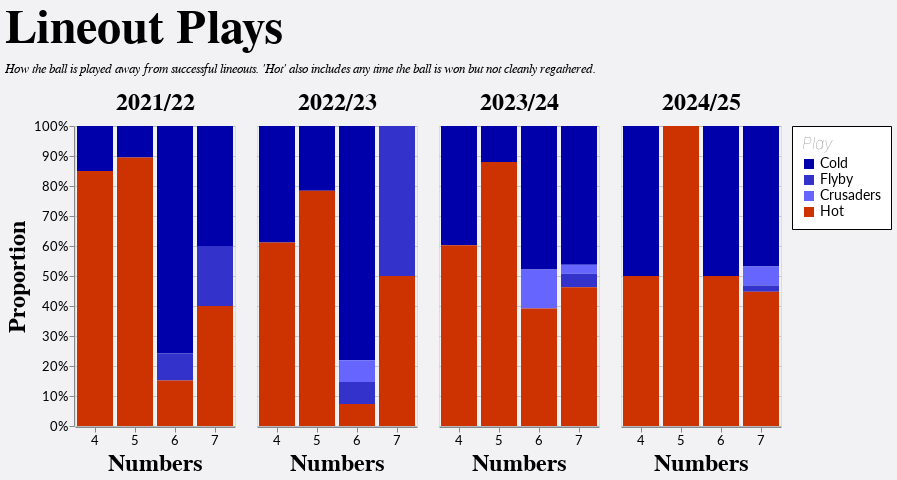

Write notebook code for a chart like this one.
### Code cell
import pandas as pd
import numpy as np

def play(row):
    if row["Drive"]:
        return "Cold"
    elif row["Flyby"]:
        return "Flyby"
    elif row["Crusaders"]:
        return "Crusaders"
    elif row["Call"] == "Orange":
        return "Orange"
    elif row["Won"] == 1:
        return "Hot"
    else:
        return None


df["Play"] = df.replace(np.nan, None).apply(play, axis=1)
df = df.dropna(subset=["Play"])

play_df = df[df["Squad"]=="1st"].groupby(["Season", "Numbers", "Play"]).agg({"Won": "count"}).reset_index().rename(columns={"Won": "Count"}).sort_values(["Season", "Numbers", "Play"])

alt.Chart(play_df).mark_bar().encode(
    x=alt.X("Numbers:O", title="Numbers"),
    y=alt.Y("Percentage:Q", title="Proportion", stack="normalize", axis=alt.Axis(format=".0%")),
    color=alt.Color(
        "Play:O", 
        title="Play", 
        scale=alt.Scale(
            domain=["Cold", "Flyby", "Crusaders", "Hot"], 
            range=["#00a", "#33c", "#66f", "#c30"]
        )
    ),
    column=alt.Column("Season:O", title=None),
    tooltip=[
        alt.Tooltip("Play:O", title="Play"),
        alt.Tooltip("Count:Q", title="Count"),
    ]
).transform_joinaggregate(
    SeasonTotal="sum(Count)",
    groupby=["Season"]
).transform_calculate(
    Percentage="datum.Count / datum.SeasonTotal"
).properties(
    title=alt.Title(
        text="Lineout Plays",
        subtitle="How the ball is played away from successful lineouts. 'Hot' also includes any time the ball is won but not cleanly regathered.",
    ),
    width=alt.Step(40),
    height=300,
)

### Figure 1 — Vega-Lite specification as saved in the notebook (floating-point values rounded to 4 significant figures)
{"config": {"axis": {"labelFont": "Lato, sans-serif", "titleFont": "PT Sans Narrow, Helvetica Neue, Helvetica, Arial, sans-serif", "labelFontSize": 13, "titleFontSize": 24, "gridColor": "#202947", "gridOpacity": 0.2}, "header": {"labelFont": "PT Sans Narrow, Helvetica Neue, Helvetica, Arial, sans-serif", "titleFont": "PT Sans Narrow, Helvetica Neue, Helvetica, Arial, sans-serif", "labelFontSize": 24, "titleFontSize": 28, "labelFontWeight": "bold", "orient": "left"}, "legend": {"labelFont": "Lato, sans-serif", "titleFont": "PT Sans Narrow, Helvetica Neue, Helvetica, Arial, sans-serif", "labelFontSize": 14, "titleFontSize": 16, "titlePadding": 5, "fillColor": "white", "strokeColor": "black", "padding": 10, "titleFontWeight": "lighter", "titleFontStyle": "italic", "titleColor": "gray", "offset": 10}, "title": {"font": "PT Sans Narrow, Helvetica Neue, Helvetica, Arial, sans-serif", "fontSize": 48, "fontWeight": "bold", "anchor": "start", "align": "center", "titlePadding": 20, "subtitlePadding": 10, "subtitleFontSize": 13, "subtitleColor": "", "subtitleFontStyle": "italic", "offset": 15, "color": "black"}, "axisX": {"labelAngle": 0}, "facet": {"title": null, "header": null, "align": {"row": "each", "column": "each"}}, "resolve": {"scale": {"y": "independent", "facet": "independent"}}, "background": "#f2f1f4"}, "data": {"name": "data-d2dcd537b1df37e4073e16036878bb8a"}, "mark": {"type": "bar"}, "encoding": {"color": {"field": "Play", "scale": {"domain": ["Cold", "Flyby", "Crusaders", "Hot"], "range": ["#00a", "#33c", "#66f", "#c30"]}, "title": "Play", "type": "ordinal"}, "column": {"field": "Season", "title": null, "type": "ordinal"}, "tooltip": [{"field": "Play", "title": "Play", "type": "ordinal"}, {"field": "Count", "title": "Count", "type": "quantitative"}], "x": {"field": "Numbers", "title": "Numbers", "type": "ordinal"}, "y": {"axis": {"format": ".0%"}, "field": "Percentage", "stack": "normalize", "title": "Proportion", "type": "quantitative"}}, "height": 300, "title": {"text": "Lineout Plays", "subtitle": "How the ball is played away from successful lineouts. 'Hot' also includes any time the ball is won but not cleanly regathered."}, "transform": [{"joinaggregate": [{"op": "sum", "field": "Count", "as": "SeasonTotal"}], "groupby": ["Season"]}, {"calculate": "datum.Count / datum.SeasonTotal", "as": "Percentage"}], "width": {"step": 40}, "$schema": "https://vega.github.io/schema/vega-lite/v5.20.1.json", "datasets": {"data-d2dcd537b1df37e4073e16036878bb8a": [{"Season": "2021/22", "Numbers": 4, "Play": "Cold", "Count": 6}, {"Season": "2021/22", "Numbers": 4, "Play": "Hot", "Count": 34}, {"Season": "2021/22", "Numbers": 5, "Play": "Cold", "Count": 2}, {"Season": "2021/22", "Numbers": 5, "Play": "Hot", "Count": 17}, {"Season": "2021/22", "Numbers": 6, "Play": "Cold", "Count": 25}, {"Season": "2021/22", "Numbers": 6, "Play": "Flyby", "Count": 3}, {"Season": "2021/22", "Numbers": 6, "Play": "Hot", "Count": 5}, {"Season": "2021/22", "Numbers": 7, "Play": "Cold", "Count": 2}, {"Season": "2021/22", "Numbers": 7, "Play": "Flyby", "Count": 1}, {"Season": "2021/22", "Numbers": 7, "Play": "Hot", "Count": 2}, {"Season": "2022/23", "Numbers": 4, "Play": "Cold", "Count": 26}, {"Season": "2022/23", "Numbers": 4, "Play": "Hot", "Count": 41}, {"Season": "2022/23", "Numbers": 5, "Play": "Cold", "Count": 11}, {"Season": "2022/23", "Numbers": 5, "Play": "Hot", "Count": 40}, {"Season": "2022/23", "Numbers": 6, "Play": "Cold", "Count": 32}, {"Season": "2022/23", "Numbers": 6, "Play": "Crusaders", "Count": 3}, {"Season": "2022/23", "Numbers": 6, "Play": "Flyby", "Count": 3}, {"Season": "2022/23", "Numbers": 6, "Play": "Hot", "Count": 3}, {"Season": "2022/23", "Numbers": 7, "Play": "Flyby", "Count": 1}, {"Season": "2022/23", "Numbers": 7, "Play": "Hot", "Count": 1}, {"Season": "2023/24", "Numbers": 4, "Play": "Cold", "Count": 29}, {"Season": "2023/24", "Numbers": 4, "Play": "Hot", "Count": 44}, {"Season": "2023/24", "Numbers": 5, "Play": "Cold", "Count": 3}, {"Season": "2023/24", "Numbers": 5, "Play": "Hot", "Count": 22}, {"Season": "2023/24", "Numbers": 6, "Play": "Cold", "Count": 22}, {"Season": "2023/24", "Numbers": 6, "Play": "Crusaders", "Count": 6}, {"Season": "2023/24", "Numbers": 6, "Play": "Hot", "Count": 18}, {"Season": "2023/24", "Numbers": 7, "Play": "Cold", "Count": 31}, {"Season": "2023/24", "Numbers": 7, "Play": "Crusaders", "Count": 2}, {"Season": "2023/24", "Numbers": 7, "Play": "Flyby", "Count": 3}, {"Season": "2023/24", "Numbers": 7, "Play": "Hot", "Count": 31}, {"Season": "2024/25", "Numbers": 4, "Play": "Cold", "Count": 2}, {"Season": "2024/25", "Numbers": 4, "Play": "Hot", "Count": 2}, {"Season": "2024/25", "Numbers": 5, "Play": "Hot", "Count": 2}, {"Season": "2024/25", "Numbers": 6, "Play": "Cold", "Count": 1}, {"Season": "2024/25", "Numbers": 6, "Play": "Hot", "Count": 1}, {"Season": "2024/25", "Numbers": 7, "Play": "Cold", "Count": 67}, {"Season": "2024/25", "Numbers": 7, "Play": "Crusaders", "Count": 9}, {"Season": "2024/25", "Numbers": 7, "Play": "Flyby", "Count": 3}, {"Season": "2024/25", "Numbers": 7, "Play": "Hot", "Count": 64}]}}
